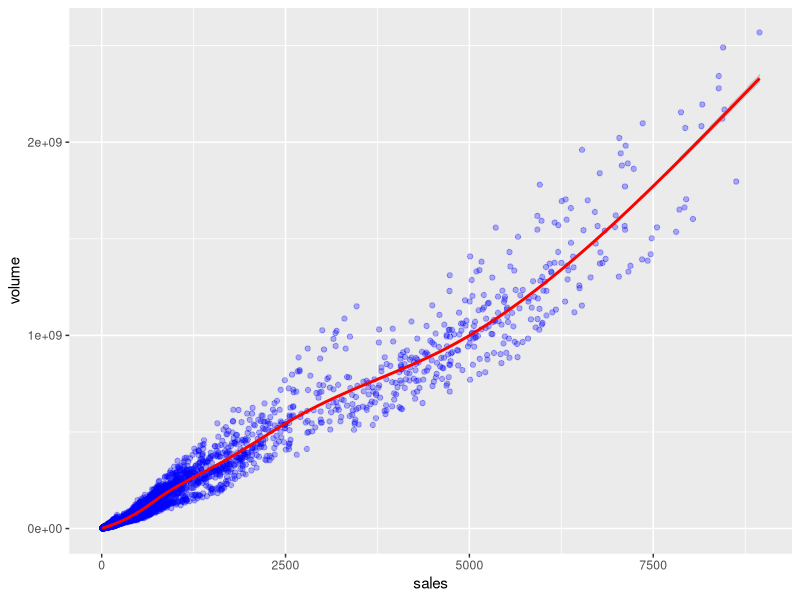

Write R code to recreate this figure.
library(ggplot2)

pl <- ggplot(txhousing, aes(x=sales, y=volume))
pl <- pl + geom_point(color='blue', alpha=0.3)
pl <- pl + geom_smooth(color='red')
print(pl)

